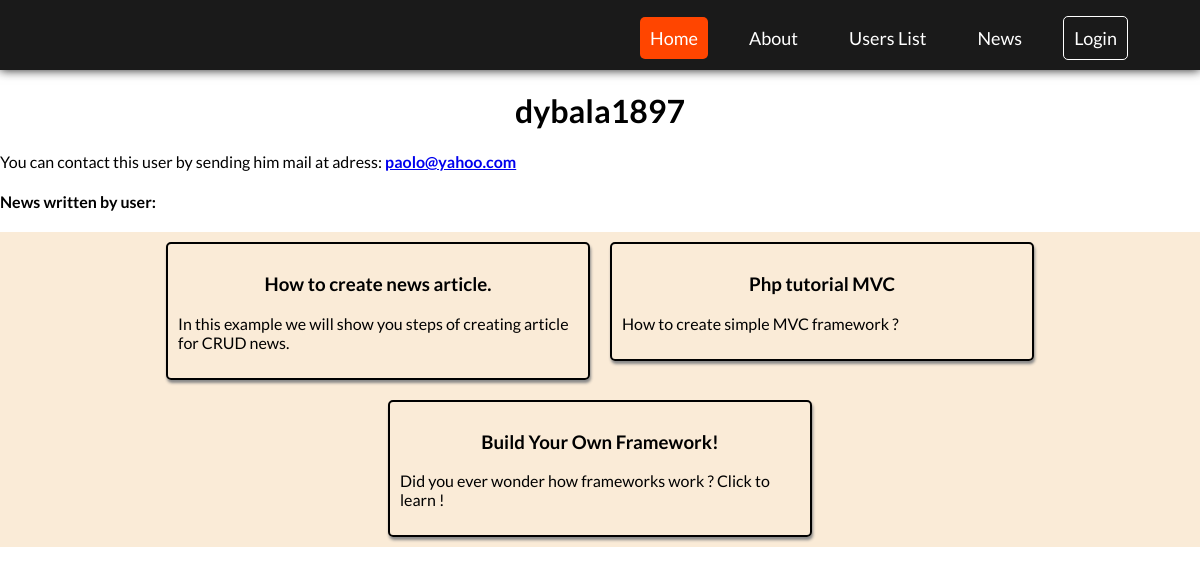
The app's page /users/show/7 with its own data.
### tables this page shows
CREATE TABLE `users` (
  `id` int(11) NOT NULL,
  `username` varchar(255) NOT NULL,
  `email` varchar(255) NOT NULL,
  `password` varchar(255) NOT NULL
);

CREATE TABLE `news` (
  `id` int(11) NOT NULL,
  `user_id` int(11) NOT NULL,
  `title` varchar(255) NOT NULL,
  `synopsis` varchar(200) NOT NULL,
  `body` mediumtext NOT NULL
);

### app/controllers/Users.php (called while the page is built, shortened)
<?php
class Users extends Controller {
     protected $userModel;
     protected $count;
    public function __construct() {
        $this->userModel = $this->model('User');
    }
    public function show($userID){
        $user_data = $this->userModel->show($userID);
        $user_news = $this->userModel->showUserNews($userID);
        $user_news_count = $this->userModel->countUserNews($userID);
        $data = [
            'user'=>$user_data,
            'user-news'=>$user_news,
            'singed-In-User-Followers' =>$this->count,
            'user-news-count'=>$user_news_count
        ];
        $this->view('users/showOneUser',$data);
    }
}

### app/libraries/Core.php (called while the page is built, shortened)
<?php
  class Core {
    protected $currentController = 'Home';
    protected $currentMethod = 'index';
    protected $params = [];
    public function __construct(){
      $url = $this->getUrl();
      if($url==NULL){
        $url[0]=$this->currentController;
        require_once '../app/controllers/'. $this->currentController . '.php';
        $this->currentController = new $url[0]($this->currentMethod);
      }
      else {
        $this->currentController=$url[0];
        $this->currentMethod = isset($url[1]) ? $url[1] :'';
        $this->params=array_slice($url, 2);
        $this->ctrlPath = '../app/controllers/' . ucwords($url[0]). '.php';
        if(file_exists($this->ctrlPath)){
          $this->currentController = new $url[0]($this->currentMethod);
        }
        else {
           die("Location does not exist on this server. 404");
        }
      }
      call_user_func_array([$this->currentController, $this->currentMethod], $this->params);
    }
    public function getUrl(){
      if(isset($_GET['url'])){
        $url = rtrim($_GET['url'], '/');
        $url = filter_var($url, FILTER_SANITIZE_URL);
        $url = explode('/', $url);
        return $url;
      }
    }
  }

### app/require.php (called while the page is built, shortened)
<?php
    require_once 'libraries/Core.php';
    require_once 'libraries/Controller.php';
    require_once 'libraries/Database.php';
    $init = new Core();

### public/index.php (called while the page is built)
<?php
    require_once '../app/require.php';

### app/libraries/Database.php (called while the page is built, shortened)
<?php
    class Database {
        private $dbHost = DB_HOST;
        private $dbUser = DB_USER;
        private $dbPass = DB_PASS;
        private $dbName = DB_NAME;
        private $statement;
        private $dataBase;
        public function __construct() {
            $conn = 'mysql:host=' . $this->dbHost . ';dbname=' . $this->dbName;
            $options = array(
                PDO::ATTR_PERSISTENT => true,
                PDO::ATTR_ERRMODE => PDO::ERRMODE_EXCEPTION
            );
            try {
                $this->dataBase = new PDO($conn, $this->dbUser, $this->dbPass, $options);
            } catch (PDOException $e) {
                $this->error = $e->getMessage();
                echo $this->error;
            }
        }
        public function query($sql) {
            $this->statement = $this->dataBase->prepare($sql);
        }
        public function bind($parameter, $value, $type = null) {
            switch (is_null($type)) {
                default:
                    $type = PDO::PARAM_STR;
            }
            $this->statement->bindValue($parameter, $value, $type);
        }
        public function execute() {
            return $this->statement->execute();
        }
        public function all() {
            $this->execute();
            return $this->statement->fetchAll(PDO::FETCH_OBJ);
        }
        public function single() {
            $this->execute();
            return $this->statement->fetch(PDO::FETCH_OBJ);
        }
    }

### app/models/User.php (called while the page is built, shortened)
<?php
class User {
    private $db;
    public function __construct() {
        $this->db = new Database;
    }
    public function show($data){
       $this->db->query("SELECT * FROM users WHERE id=:id");
       $this->db->bind(':id', $data);
       return $this->db->single();
    }
    public function showUserNews($data){
        $this->db->query("SELECT * FROM news WHERE user_id=:id");
        $this->db->bind(':id',$data);
        return $this->db->all();
    }
    public function countUserNews($data){
        $this->db->query("SELECT * FROM news WHERE user_id=:id");
        $this->db->bind(':id',$data);
        $this->db->execute();
        return $this->db->rowCount();
    }
}

### app/views/users/showOneUser.php (the view, shortened to what this page needs)
<?php
   require APPROOT . '/views/includes/head.php';
?>
<div class="navbar">
    <?php
       require APPROOT . '/views/includes/navigation.php';
    ?>
</div>
<h1 style="text-align: center;"><?=$data['user']->username?></h1>
<p>You can contact this user by sending him mail at adress: <a href="mailto: <?= $data['user']->email?>"><b><?=$data['user']->email?></b></a> </p>
<h4>News written by user:</h4>
<?php if($data['user-news-count']==0): ?>
   <p>No news yet.</p>
<?php else: ?>
<div class="news-flex">
      <?php foreach($data['user-news'] as $userNews): ?>
         <a href="<?php echo URLROOT; ?>/news/show/<?= $userNews->id; ?>" id="one-user-anchor" >
         <div class="news-section">
               <h3> <?= $userNews->title; ?></h3>
               <p> <?= $userNews->synopsis; ?>   </p>
          </div>
         </a>
      <?php endforeach; ?>
</div>
      <?php endif; ?>

### public/css/style.css (style rules this page uses)
html, body { height: 100%; width: 100%; padding: 0; margin: 0; top: 0; bottom: 0; font-family: 'Lato', sans-serif; }
.navbar { width: 100%; height: 70px; background-color: #1a1a1a; box-shadow: 0px 0px 10px #1a1a1a; }
#one-user-anchor { text-decoration: none; color: black; }
.news-flex { display: flex; justify-content: center; flex-wrap: wrap; background-color: antiquewhite; align-content: center; }
.news-section h3 { text-align: center; }
.news-section { margin: 10px; padding: 10px; width: 400px; border: 2px solid black; border-radius: 5px; transition: 0.60s; box-shadow: 1px 3px 3px #888888; }

### records on screen
users: username "dybala1897", email "paolo@yahoo.com"
news: title "How to create news article.", synopsis "In this example we will show you steps of creating article for CRUD news."
news: title "Php tutorial MVC", synopsis "How to create simple MVC framework ?"
news: title "Build Your Own Framework!", synopsis "Did you ever wonder how frameworks work ? Click to learn !"
